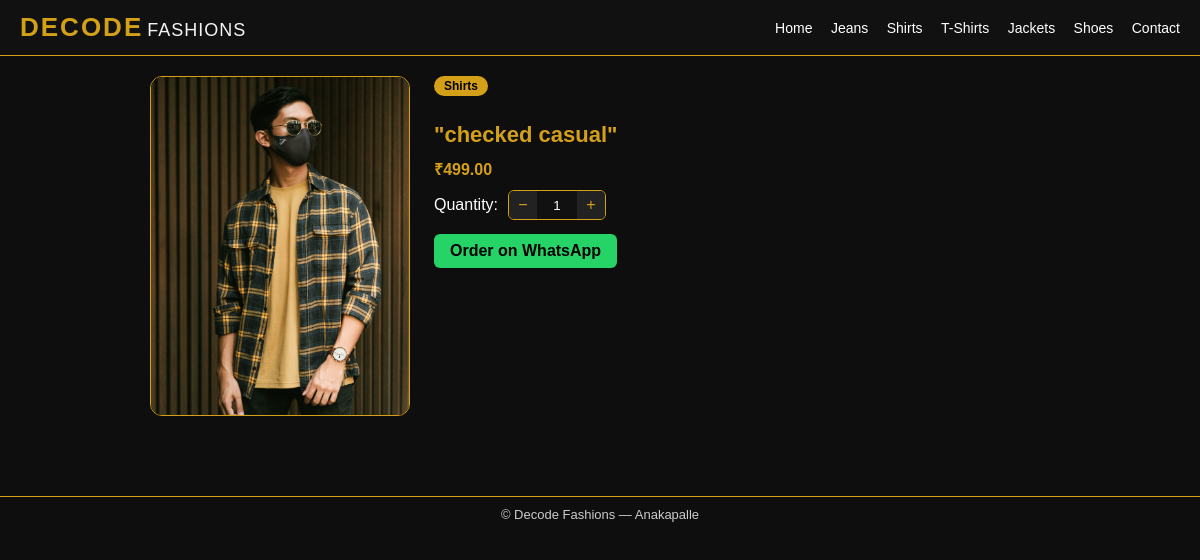
Screenshot of /products/2/ with the database file from the repository.
### shop/models.py (models this page shows, shortened)
class Product(models.Model):
    CATEGORY_CHOICES = [
        ("jeans", "Jeans"),
        ("shirt", "Shirts"),
        ("tshirt", "T-Shirts"),
        ("jacket", "Jackets"),
        ("shoes", "Shoes"),
    ]
    name = models.CharField(max_length=100)
    category = models.CharField(max_length=20, choices=CATEGORY_CHOICES)
    price = models.DecimalField(max_digits=10, decimal_places=2)
    description = models.TextField(blank=True)
    image = models.ImageField(upload_to="products/", blank=True, null=True)
    active = models.BooleanField(default=True)
    created_at = models.DateTimeField(auto_now_add=True)
    class Meta:
        ordering = ["-created_at"]

### shop/views.py (the view)
# urls.py: path('products/<int:pk>/', views.product_detail, name='product_detail'),
def product_detail(request, pk):
    product = get_object_or_404(Product, pk=pk, active=True)
    size_variants = product.size_variants.all()
    return render(request, 'product_detail.html', {
        'product': product,
        'size_variants': size_variants,
    })

### shop/templates/product_detail.html (shortened to what this page needs)
{% extends 'base.html' %}
{% block content %}
<div class="detail-container">
  <div class="detail-image-wrap">
    {% if product.image %}
      <img src="{{ product.image.url }}" alt="{{ product.name }}">
    {% endif %}
  </div>
  <div class="detail-info">
    <span class="badge">{{ product.get_category_display }}</span>
    <h2>{{ product.name }}</h2>
    <p class="price">₹{{ product.price }}</p>
    <div class="qty-row">
      <span>Quantity:</span>
      <div class="qty-control">
        <button type="button" onclick="changeQty(-1)">−</button>
        <input type="text" id="qty-input" value="1" readonly>
        <button type="button" onclick="changeQty(1)">+</button>
      </div>
    </div>
    <a
      class="whatsapp-btn"
      href="https://wa.me/917794071417?text=Hi,%20I%20want%20to%20order%20{{ product.name }}%20(₹{{ product.price }})%20Qty:%20{QTY}%20from%20Decode%20Fashions."
      id="wa-link"
      target="_blank">
      Order on WhatsApp
    </a>
  </div>
</div>
{% endblock %}

### shop/static/css/style.css (style rules this page uses)
:root { --gold: #d4a017; --text-light: #ffffff; }
* { margin: 0; padding: 0; box-sizing: border-box; }
body { background: #0e0e0e; color: var(--text-light); font-family: Arial, sans-serif; }
h2 { margin: 18px 0 10px 0; font-size: 22px; color: var(--gold); }
.price { color: var(--gold); font-size: 16px; font-weight: 600; margin: 4px 0; }
.detail-container { display: flex; flex-wrap: wrap; gap: 24px; margin: 20px auto; max-width: 900px; align-items: flex-start; }
.detail-image-wrap { width: 260px; height: 340px; overflow: hidden; border-radius: 12px; border: 1px solid var(--gold); background: #000; flex-shrink: 0; }
.detail-image-wrap img { width: 100%; height: 100%; object-fit: cover; }
.detail-info { flex: 1; min-width: 240px; }
.badge { display: inline-block; background: var(--gold); color: #000; padding: 3px 10px; border-radius: 999px; font-size: 12px; font-weight: 600; margin-bottom: 8px; }
.qty-row { display: flex; align-items: center; gap: 10px; margin-top: 10px; }
.qty-control { display: inline-flex; align-items: center; border-radius: 6px; overflow: hidden; border: 1px solid var(--gold); }
.qty-control button { width: 28px; height: 28px; border: none; background: #222; color: var(--gold); font-size: 16px; cursor: pointer; }
.qty-control input { width: 40px; height: 28px; border: none; background: #111; color: var(--text-light); text-align: center; }
.whatsapp-btn { display: inline-block; margin-top: 14px; padding: 8px 16px; background: #25D366; color: #000; border-radius: 6px; text-decoration: none; font-weight: 700; }

### rows the page displays
Product: image (picture), category "Shirts", name "\"checked casual\"", price "499.00"
